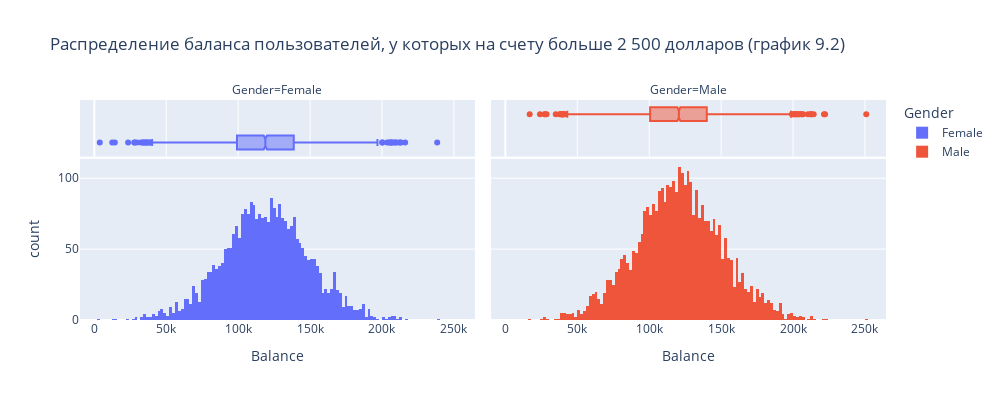

Write notebook code for a chart like this one.
### Markdown cell above
### 9.2.
***Постройте график, показывающий распределение баланса пользователей, у которых на счету больше 2 500 долларов. Опишите распределение и сделайте выводы.***

### Code cell
money_df = df[df['Balance']>=2500].sort_values(by='Age', ascending=True)
px.histogram(money_df, x='Balance', color='Gender', facet_col='Gender',
             marginal='box', width=1000, height=400,
             title='''Распределение баланса пользователей, у которых на счету больше 2 500 долларов (график 9.2) ''')

### Figure 1 — Plotly figure (JSON) as saved in the notebook; plotly's stock layout.template omitted (floating-point values rounded to 4 significant figures; data arrays with more than 128 entries replaced by an {"elided": "..."} marker saying what was removed)
{"data": [{"alignmentgroup": "True", "bingroup": "x", "hovertemplate": "Gender=Female<br>Balance=%{x}<br>count=%{y}<extra></extra>", "legendgroup": "Female", "marker": {"color": "#636efa", "pattern": {"shape": ""}}, "name": "Female", "offsetgroup": "Female", "orientation": "v", "showlegend": true, "type": "histogram", "x": {"elided": "2889 float values"}, "xaxis": "x", "yaxis": "y"}, {"alignmentgroup": "True", "hovertemplate": "Gender=Female<br>Balance=%{x}<extra></extra>", "legendgroup": "Female", "marker": {"color": "#636efa"}, "name": "Female", "notched": true, "offsetgroup": "Female", "showlegend": false, "type": "box", "x": {"elided": "2889 float values"}, "xaxis": "x3", "yaxis": "y3"}, {"alignmentgroup": "True", "bingroup": "x", "hovertemplate": "Gender=Male<br>Balance=%{x}<br>count=%{y}<extra></extra>", "legendgroup": "Male", "marker": {"color": "#EF553B", "pattern": {"shape": ""}}, "name": "Male", "offsetgroup": "Male", "orientation": "v", "showlegend": true, "type": "histogram", "x": {"elided": "3494 float values"}, "xaxis": "x2", "yaxis": "y2"}, {"alignmentgroup": "True", "hovertemplate": "Gender=Male<br>Balance=%{x}<extra></extra>", "legendgroup": "Male", "marker": {"color": "#EF553B"}, "name": "Male", "notched": true, "offsetgroup": "Male", "showlegend": false, "type": "box", "x": {"elided": "3494 float values"}, "xaxis": "x4", "yaxis": "y4"}], "layout": {"annotations": [{"font": {}, "showarrow": false, "text": "Gender=Female", "x": 0.245, "xanchor": "center", "xref": "paper", "y": 1, "yanchor": "bottom", "yref": "paper"}, {"font": {}, "showarrow": false, "text": "Gender=Male", "x": 0.755, "xanchor": "center", "xref": "paper", "y": 1, "yanchor": "bottom", "yref": "paper"}], "barmode": "relative", "height": 400, "legend": {"title": {"text": "Gender"}, "tracegroupgap": 0}, "title": {"text": "Распределение баланса пользователей, у которых на счету больше 2 500 долларов (график 9.2) "}, "width": 1000, "xaxis": {"anchor": "y", "domain": [0, 0.49], "title": {"text": "Balance"}}, "xaxis2": {"anchor": "y2", "domain": [0.51, 1], "matches": "x", "title": {"text": "Balance"}}, "xaxis3": {"anchor": "y3", "domain": [0, 0.49], "matches": "x", "showgrid": true, "showticklabels": false}, "xaxis4": {"anchor": "y4", "domain": [0.51, 1], "matches": "x", "showgrid": true, "showticklabels": false}, "yaxis": {"anchor": "x", "domain": [0, 0.7326], "title": {"text": "count"}}, "yaxis2": {"anchor": "x2", "domain": [0, 0.7326], "matches": "y", "showticklabels": false}, "yaxis3": {"anchor": "x3", "domain": [0.7426, 1], "matches": "y3", "showgrid": false, "showline": false, "showticklabels": false, "ticks": ""}, "yaxis4": {"anchor": "x4", "domain": [0.7426, 1], "matches": "y3", "showgrid": false, "showline": false, "showticklabels": false, "ticks": ""}}}
